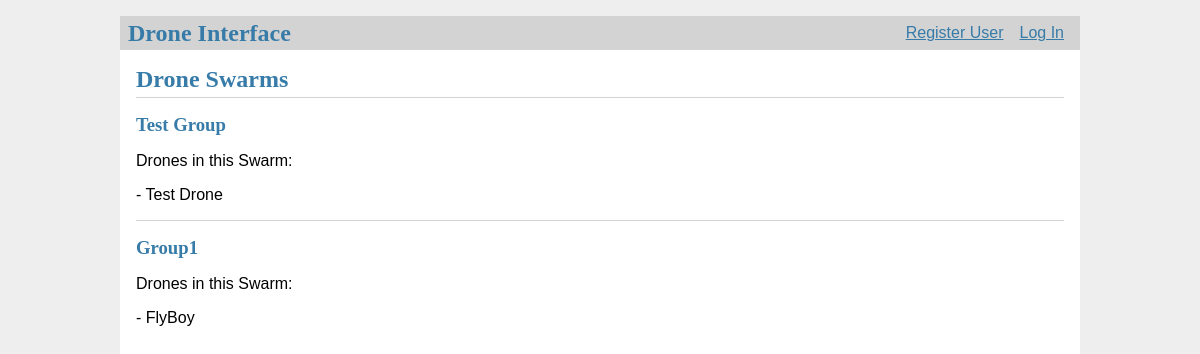
The page /swarms on the database as committed earlier.
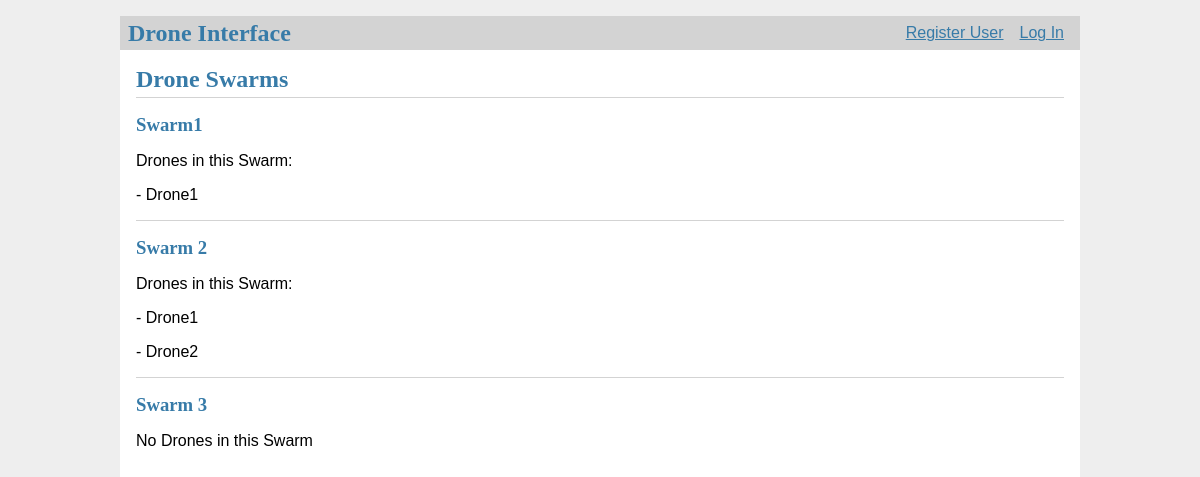
The same page on the database as committed later.
### tables this page shows
CREATE TABLE groups (
  id INTEGER PRIMARY KEY AUTOINCREMENT,
  group_name TEXT NOT NULL
);

CREATE TABLE drones (
  id INTEGER PRIMARY KEY AUTOINCREMENT,
  drone_name TEXT UNIQUE NOT NULL,
  description TEXT NOT NULL,
  ip_addr TEXT NOT NULL,
  port TEXT NOT NULL,
  mac_addr TEXT,
  owner_id INTEGER NOT NULL,
  group_id INTEGER,
  FOREIGN KEY (owner_id) REFERENCES user (id),
  FOREIGN KEY (group_id) REFERENCES groups (id)
);

### flaskr/swarms.py (the view)
@bp.route('/swarms')
def swarms():
    db = get_db()
    drones_in_swarm_dict = {}
    amt_drones_in_swarm_dict = {}
    all_swarms = get_all_swarms()
    for swarm in all_swarms:
        temp_id = swarm['id']
        drones_in_group = get_drones_from_a_swarm(temp_id)
        count_of_drones = count_drones_a_group(temp_id)
        for drone in count_of_drones:
            if drone[0] != 0:
                amt_drones_in_swarm_dict[temp_id] = drone[0]
        drones_in_swarm_dict[temp_id] = drones_in_group
    return render_template('swarms/swarms_display.html', swarms=all_swarms,
                           amt_drones_in_group_dict=amt_drones_in_swarm_dict,
                           drones_in_group_dict=drones_in_swarm_dict)

### flaskr/auth.py (called while the page is built)
@bp.before_app_request
def load_logged_in_user():
    user_id = session.get('user_id')
    if user_id is None:
        g.user = None
    else:
        g.user = get_db().execute(
            'SELECT * FROM user WHERE id = ?', (user_id,)
        ).fetchone()

### flaskr/db.py (called while the page is built)
def get_db():
    if 'db' not in g:
        g.db = sqlite3.connect(
            current_app.config['DATABASE'],
            detect_types=sqlite3.PARSE_DECLTYPES
        )
        g.db.row_factory = sqlite3.Row
    return g.db

### flaskr/swarms.py (called while the page is built)
def get_all_swarms():
    swarm = get_db().execute(
        'SELECT *'
        ' FROM groups'
    ).fetchall()
    if swarm is None:
        abort(404, f"No Swarms doesn't exist.")
    return swarm

def get_drones_from_a_swarm(swarm_id):
    drones = get_db().execute(
        'SELECT *'
        ' FROM drones'
        ' WHERE id in (SELECT drone_id FROM groups_and_drones WHERE groups_and_drones.group_id = ?)', (swarm_id,)
    ).fetchall()
    if drones is None:
        abort(404, f"No Drones in this swarm.")
    return drones

def count_drones_a_group(swarm_id):
    drones = get_db().execute(
        'SELECT COUNT (*)'
        ' FROM drones'
        ' WHERE id in (select drone_id from groups_and_drones where groups_and_drones.group_id = ?)', (swarm_id,)
    ).fetchall()
    if drones is None:
        abort(404, f"No Drones in this Swarm.")
    return drones

### flaskr/templates/swarms/swarms_display.html (shortened to what this page needs)
{% extends 'base.html' %}
{% block header %}
  <h1>{% block title %}Drone Swarms{% endblock %}</h1>
{% endblock %}
{% block content %}
  {% for swarm in swarms %}
    <article class="swarm">
      <header>
        <div>
          <h1>{{ swarm['group_name'] }}</h1>
            {% if swarm['id'] in amt_drones_in_group_dict.keys() %}
              <p>Drones in this Swarm: </p>
              {% for group_drone in drones_in_group_dict %}
                {% if group_drone == swarm['id'] %}
                    {% for drone in drones_in_group_dict[swarm['id']] %}
                      <p> - {{ drone['drone_name'] }}</p>
                    {% endfor %}
                {% endif %}
              {% endfor %}
            {% else %}
              <p> No Drones in this Swarm</p>
            {% endif %}
        </div>
      </header>
    </article>
    {% if not loop.last %}
      <hr>
    {% endif %}
  {% endfor %}
{% endblock %}

### flaskr/templates/base.html (shortened to what this page needs)
<!doctype html>
<link rel="stylesheet" href="{{ url_for('static', filename='style.css') }}">
<nav>
  <h1>Drone Interface</h1>
  <ul>
    {% if g.user %}
        <li><span>{{ g.user['username'] }}</span>
        <li><a href="{{ url_for('drones.drones_display') }}">Drones</a>
        <li><a href="{{ url_for('swarms.swarms') }}">Swarms</a>
        <li><a href="{{ url_for('actions.actions_connect_to_swarm') }}">Actions</a>
        <li><a href="{{ url_for('auth.logout') }}">Log Out</a>
    {% else %}
      <li><a href="{{ url_for('auth.register') }}">Register User</a>
      <li><a href="{{ url_for('auth.login') }}">Log In</a>
    {% endif %}
  </ul>
</nav>
<section class="content">
  <header>
    {% block header %}{% endblock %}
  </header>
  {% block content %}{% endblock %}
</section>

### flaskr/static/style.css (style rules this page uses)
h1 { font-family: serif; color: #377ba8; margin: 1rem 0; }
a { color: #377ba8; }
hr { border: none; border-top: 1px solid lightgray; }
nav { background: lightgray; display: flex; align-items: center; padding: 0 0.5rem; }
nav h1 { flex: auto; margin: 0; }
nav ul { display: flex; list-style: none; margin: 0; padding: 0; }
nav ul li a, nav ul li span, header .action { display: block; padding: 0.5rem; }
.content { padding: 0 1rem 1rem; }
.content > header { border-bottom: 1px solid lightgray; display: flex; align-items: flex-end; }
.content > header h1 { flex: auto; margin: 1rem 0 0.25rem 0; }
.content:last-child { margin-bottom: 0; }

Rows that differ between the two databases and show on the page:
removed groups: group_name "Group1", drones (drone_name "FlyBoy")
changed groups: group_name "Test Group" → "Swarm1"
changed drones: drone_name "Test Drone" → "Drone1"
added groups: group_name "Swarm 2", drones (drone_name "Drone1"), drones (drone_name "Drone2")
added groups: group_name "Swarm 3", shows "No Drones in this Swarm"
